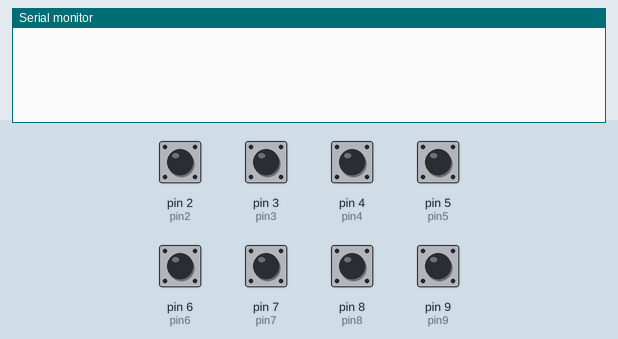
This sketch was run on a simulated Arduino Uno, built with avr-gcc and run on an emulated ATmega328P. On the bench: the last lines printed to the serial monitor. The inputs (shaded band) are chosen by the test bench; at power-on: pin 2 (pin2), pin 3 (pin3), pin 4 (pin4), pin 5 (pin5), pin 6 (pin6), pin 7 (pin7), pin 8 (pin8), pin 9 (pin9) HIGH.

Above: at 2.8 s.
2.9 s: pin 2 (pin2) pulled LOW for 1.2 s
At 4.4 s:
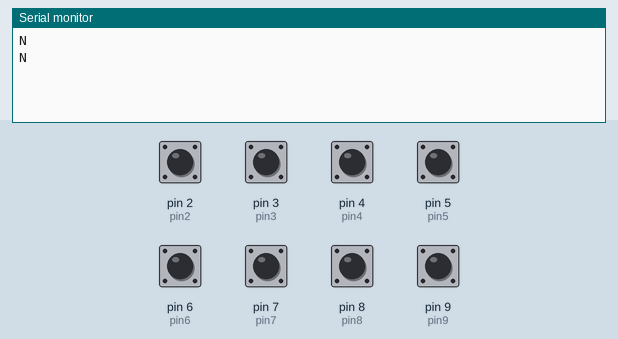
5.6 s: pin 3 (pin3) pulled LOW for 1.2 s
At 7.1 s:
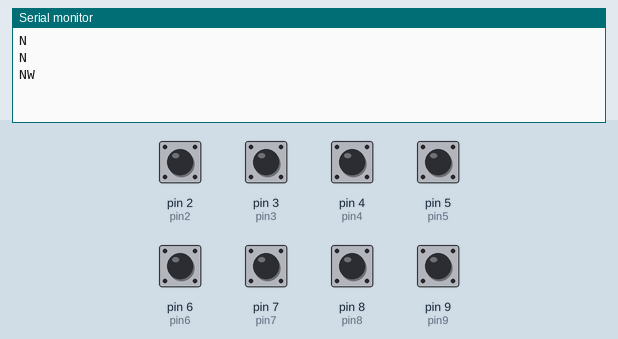
8.3 s: pin 4 (pin4) pulled LOW for 1.2 s
At 9.4 s:
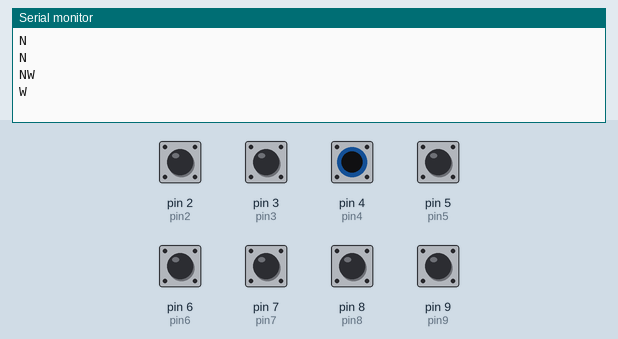
11.0 s: pin 5 (pin5) pulled LOW for 1.2 s
At 12.9 s:
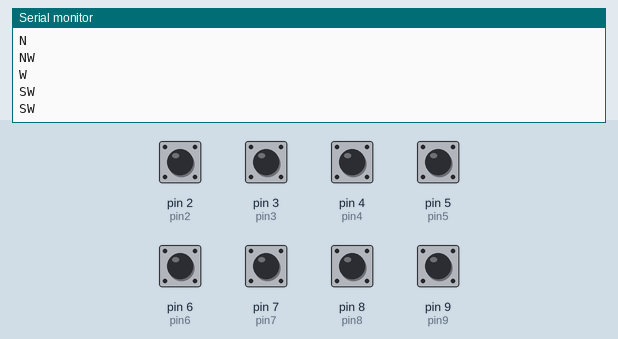
13.7 s: pin 6 (pin6) pulled LOW for 1.2 s
At 14.4 s:
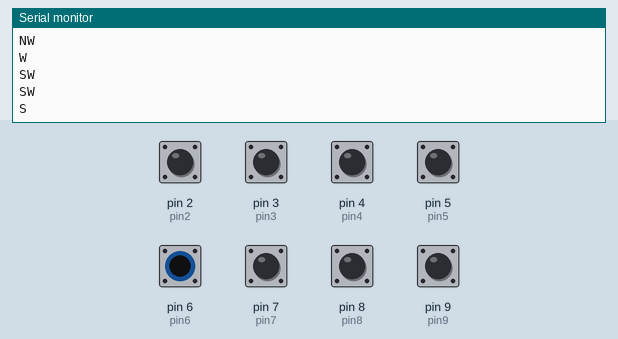
16.4 s: pin 7 (pin7) pulled LOW for 1.2 s
At 17.9 s:
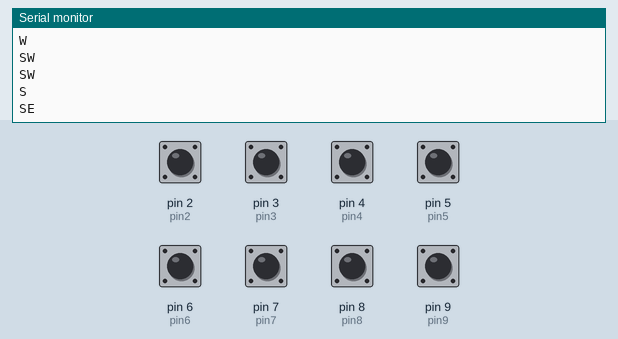

Measured:
- after the input at 2.9 s, the serial monitor: prints a new line after 0.10 s (image 1)
- after the input at 5.6 s, the serial monitor: prints a new line after 0.40 s (image 2)
- after the input at 8.3 s, the serial monitor: prints a new line after 0.70 s (image 3)
- after the input at 11.0 s, the serial monitor: prints a new line at once (image 4)
- after the input at 13.7 s, the serial monitor: prints a new line after 0.30 s (image 5)
- after the input at 16.4 s, the serial monitor: prints a new line after 0.60 s (image 6)

The sketch:

Weather_Vane_1.ino
```cpp
/*  Weather Vane 1
 *  Weather Station Project
 *  by: Doug VanderClute 3/24/19
 *  grampytech@gmail.com
 *  Weather vane will have one or two sensors active.
 *  Each pin will have a binary weight which is totaled
 *  and tested to give the direction of the wind.
 *  Print direction to serial monitor.
 *
*/
//********* Global Declarations***********

// Outputs


// Inputs
int pin2 = 2;   //Hall Effect Sensor 1
int pin3 = 3;   //Hall Effect Sensor 2
int pin4 = 4;   //Hall Effect Sensor 3
int pin5 = 5;   //Hall Effect Sensor 4
int pin6 = 6;   //Hall Effect Sensor 5
int pin7 = 7;   //Hall Effect Sensor 6
int pin8 = 8;   //Hall Effect Sensor 7
int pin9 = 9;   //Hall Effect Sensor 8

// Variables

int pinVal2;    //read pin and assign high or low
int pinVal3;    //read pin and assign high or low
int pinVal4;    //read pin and assign high or low
int pinVal5;    //read pin and assign high or low
int pinVal6;    //read pin and assign high or low
int pinVal7;    //read pin and assign high or low
int pinVal8;    //read pin and assign high or low
int pinVal9;    //read pin and assign high or low
int reading;    //total weight less active sensors


//*********** Setup ****************

void setup() {
 // Serial Port
  Serial.begin(115200);       //turn serial port on
  pinMode(pin2,INPUT_PULLUP); //pin will be high if sensor is not active
  pinMode(pin3,INPUT_PULLUP); //pin will be high if sensor is not active
  pinMode(pin4,INPUT_PULLUP); //pin will be high if sensor is not active
  pinMode(pin5,INPUT_PULLUP); //pin will be high if sensor is not active
  pinMode(pin6,INPUT_PULLUP); //pin will be high if sensor is not active
  pinMode(pin7,INPUT_PULLUP); //pin will be high if sensor is not active
  pinMode(pin8,INPUT_PULLUP); //pin will be high if sensor is not active
  pinMode(pin9,INPUT_PULLUP); //pin will be high if sensor is not active


}
//************ Main Loop ************

void loop() {
  int pinWt2=1;   //assign binary pin weight
  int pinWt3=2;   //assign binary pin weight
  int pinWt4=4;   //assign binary pin weight
  int pinWt5=8;   //assign binary pin weight
  int pinWt6=16;  //assign binary pin weight
  int pinWt7=32;  //assign binary pin weight
  int pinWt8=64;  //assign binary pin weight
  int pinWt9=128; //assign binary pin weight

  pinVal2 = digitalRead(pin2);    //read pin
    if(pinVal2 == LOW){pinWt2=0;} //test if sensor is active low
  pinVal3 = digitalRead(pin3);    //read pin
    if(pinVal3 == LOW){pinWt3=0;} //test if sensor is active low
  pinVal4 = digitalRead(pin4);    //read pin
    if(pinVal4 == LOW){pinWt4=0;} //test if sensor is active low
  pinVal5 = digitalRead(pin5);    //read pin
    if(pinVal5 == LOW){pinWt5=0;} //test if sensor is active low
  pinVal6 = digitalRead(pin6);    //read pin
    if(pinVal6 == LOW){pinWt6=0;} //test if sensor is active low
  pinVal7 = digitalRead(pin7);    //read pin
    if(pinVal7 == LOW){pinWt7=0;} //test if sensor is active low
  pinVal8 = digitalRead(pin8);    //read pin
    if(pinVal8 == LOW){pinWt8=0;} //test if sensor is active low
  pinVal9 = digitalRead(pin9);    //read pin
    if(pinVal9 == LOW){pinWt9=0;} //test if sensor is active low

  reading = (pinWt2+pinWt3+pinWt4+pinWt5+pinWt6+pinWt7+pinWt8+pinWt9);  //add
    //pin weights with active pins equal to 0
    if(reading==254){Serial.println("N");}  //if weight matches, print direction
     if(reading==252){Serial.println("NNW");}   //if weight matches, print direction
      if(reading==253){Serial.println("NW");}   //if weight matches, print direction
       if(reading==249){Serial.println("WNW");}   //if weight matches, print direction
        if(reading==251){Serial.println("W");}    //if weight matches, print direction
         if(reading==243){Serial.println("WSW");}   //if weight matches, print direction
          if(reading==247){Serial.println("SW");}   //if weight matches, print direction
           if(reading==231){Serial.println("SSW");}   //if weight matches, print direction
            if(reading==239){Serial.println("S");}    //if weight matches, print direction
             if(reading==207){Serial.println("SSE");}   //if weight matches, print direction
              if(reading==223){Serial.println("SE");}   //if weight matches, print direction
               if(reading==159){Serial.println("ESE");}   //if weight matches, print direction
                if(reading==191){Serial.println("E");}    //if weight matches, print direction
                 if(reading==63){Serial.println("ENE");}    //if weight matches, print direction
                  if(reading==127){Serial.println("NE");}   //if weight matches, print direction
                   if(reading==126){Serial.println("NNE");}   //if weight matches, print direction

  delay(1000);

}
```
